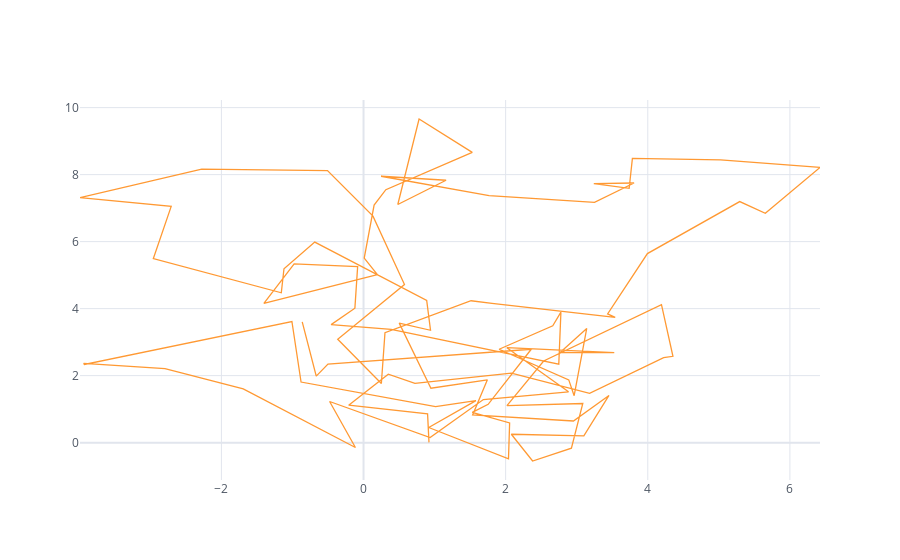

Notebook code cell kept with this figure:
### Code cell
#but about the plotly it diffrent because if we run the code like df.iplot() get the same plot as previous in the iplot also 
#here,is the twist that plot is can several attribute to conclude thet plot so that they can easily interpretable as well as they having 
#options like plot type,data,x vector,y vector etc.so let's try with the x and y vector
df.iplot(x= 'A',y= 'B')

#we had got the very wigaly jeegly kind of graph

### Figure 1 — Plotly figure (JSON) as saved in the notebook; plotly's stock layout.template omitted (floating-point values rounded to 4 significant figures)
{"data": [{"line": {"color": "rgba(255, 153, 51, 1.0)", "dash": "solid", "shape": "linear", "width": 1.3}, "mode": "lines", "name": "B", "text": "", "type": "scatter", "x": [0.9211, 0.9014, -0.2089, 0.3483, 0.7233, 2.081, 3.181, 4.224, 4.354, 4.193, 2.535, 2.018, 3.085, 2.925, 2.379, 2.08, 3.1, 3.454, 2.954, 1.536, 1.743, 0.9483, 0.5023, 0.9428, 0.8888, -0.6861, -1.119, -1.157, -2.958, -2.706, -3.99, -2.278, -0.5073, 0.133, 0.5762, -0.3631, 0.251, 0.3019, 1.514, 1.808, 3.542, 3.435, 3.995, 5.294, 5.654, 6.424, 5.024, 3.784, 3.738, 3.241, 3.807, 3.25, 1.767, 0.2468, 1.161, 0.4822, 0.7816, 1.53, 0.3141, 0.1489, 0.009862, 0.1954, -1.402, -0.9763, -0.08284, -0.1214, -0.456, 0.3885, 2.748, 2.778, 2.663, 1.908, 2.888, 2.964, 3.141, 2.766, 3.528, 2.017, 2.885, 1.686, 0.9367, -0.4773, -0.1143, -1.692, -2.794, -3.938, -3.928, -1.008, -0.8791, 1.014, 1.582, 0.9175, 2.04, 2.056, 1.53, 1.754, 2.36, -0.5004, -0.6653, -0.8627], "y": [0.008219, 0.8573, 1.119, 2.045, 1.77, 2.077, 1.473, 2.539, 2.577, 4.118, 2.436, 1.104, 1.168, -0.1666, -0.5481, 0.2503, 0.2017, 1.41, 0.6454, 0.8243, 1.876, 1.624, 3.568, 3.354, 4.244, 5.986, 5.191, 4.473, 5.493, 7.051, 7.316, 8.166, 8.123, 6.762, 4.722, 3.085, 1.765, 3.283, 4.236, 4.155, 3.739, 3.844, 5.644, 7.196, 6.847, 8.216, 8.438, 8.486, 7.591, 7.731, 7.751, 7.175, 7.374, 7.951, 7.833, 7.109, 9.661, 8.665, 7.551, 7.09, 5.508, 5.014, 4.155, 5.338, 5.253, 4.014, 3.523, 3.382, 2.342, 3.896, 3.489, 2.787, 1.874, 1.4, 3.409, 2.69, 2.686, 2.835, 1.518, 1.286, 0.1508, 1.228, -0.1447, 1.606, 2.21, 2.365, 2.334, 3.616, 1.809, 1.077, 1.255, 0.452, -0.4831, 0.5894, 0.902, 1.143, 2.788, 2.345, 1.985, 3.603]}], "layout": {"legend": {"bgcolor": "#FFFFFF", "font": {"color": "#4D5663"}}, "paper_bgcolor": "#FFFFFF", "plot_bgcolor": "#FFFFFF", "title": {"font": {"color": "#4D5663"}}, "xaxis": {"gridcolor": "#E1E5ED", "showgrid": true, "tickfont": {"color": "#4D5663"}, "title": {"font": {"color": "#4D5663"}, "text": ""}, "zerolinecolor": "#E1E5ED"}, "yaxis": {"gridcolor": "#E1E5ED", "showgrid": true, "tickfont": {"color": "#4D5663"}, "title": {"font": {"color": "#4D5663"}, "text": ""}, "zerolinecolor": "#E1E5ED"}}}
